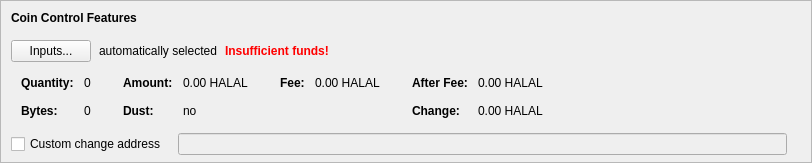
    <widget class="QFrame" name="frameCoinControl">
     <property name="sizePolicy">
      <sizepolicy hsizetype="Expanding" vsizetype="Expanding">
       <horstretch>0</horstretch>
       <verstretch>0</verstretch>
      </sizepolicy>
     </property>
     <property name="maximumSize">
      <size>
       <width>16777215</width>
       <height>16777215</height>
      </size>
     </property>
     <property name="frameShape">
      <enum>QFrame::StyledPanel</enum>
     </property>
     <property name="frameShadow">
      <enum>QFrame::Sunken</enum>
     </property>
     <layout class="QVBoxLayout" name="verticalLayoutCoinControl2">
      <property name="spacing">
       <number>0</number>
      </property>
      <property name="leftMargin">
       <number>0</number>
      </property>
      <property name="topMargin">
       <number>0</number>
      </property>
      <property name="rightMargin">
       <number>0</number>
      </property>
      <property name="bottomMargin">
       <number>6</number>
      </property>
      <item>
       <layout class="QVBoxLayout" name="verticalLayoutCoinControl" stretch="0,0,0,0,1">
        <property name="spacing">
         <number>0</number>
        </property>
        <property name="leftMargin">
         <number>10</number>
        </property>
        <property name="topMargin">
         <number>10</number>
        </property>
        <item>
         <layout class="QHBoxLayout" name="horizontalLayoutCoinControl1">
          <property name="bottomMargin">
           <number>15</number>
          </property>
          <item>
           <widget class="QLabel" name="labelCoinControlFeatures">
            <property name="sizePolicy">
             <sizepolicy hsizetype="Preferred" vsizetype="Maximum">
              <horstretch>0</horstretch>
              <verstretch>0</verstretch>
             </sizepolicy>
            </property>
            <property name="font">
             <font>
              <weight>75</weight>
              <bold>true</bold>
             </font>
            </property>
            <property name="styleSheet">
             <string notr="true">font-weight:bold;</string>
            </property>
            <property name="text">
             <string>Coin Control Features</string>
            </property>
           </widget>
          </item>
         </layout>
        </item>
        <item>
         <layout class="QHBoxLayout" name="horizontalLayoutCoinControl2" stretch="0,0,0,0">
          <property name="spacing">
           <number>8</number>
          </property>
          <property name="bottomMargin">
           <number>10</number>
          </property>
          <item>
           <widget class="QPushButton" name="pushButtonCoinControl">
            <property name="styleSheet">
             <string notr="true"/>
            </property>
            <property name="text">
             <string>Inputs...</string>
            </property>
            <property name="autoDefault">
             <bool>false</bool>
            </property>
           </widget>
          </item>
          <item>
           <widget class="QLabel" name="labelCoinControlAutomaticallySelected">
            <property name="text">
             <string>automatically selected</string>
            </property>
            <property name="margin">
             <number>5</number>
            </property>
           </widget>
          </item>
          <item>
           <widget class="QLabel" name="labelCoinControlInsuffFunds">
            <property name="font">
             <font>
              <weight>75</weight>
              <bold>true</bold>
             </font>
            </property>
            <property name="styleSheet">
             <string notr="true">color:red;font-weight:bold;</string>
            </property>
            <property name="text">
             <string>Insufficient funds!</string>
            </property>
            <property name="margin">
             <number>5</number>
            </property>
           </widget>
          </item>
          <item>
           <spacer name="horizontalSpacerCoinControl">
            <property name="orientation">
             <enum>Qt::Horizontal</enum>
            </property>
            <property name="sizeHint" stdset="0">
             <size>
              <width>40</width>
              <height>1</height>
             </size>
            </property>
           </spacer>
          </item>
         </layout>
        </item>
        <item>
         <widget class="QWidget" name="widgetCoinControl" native="true">
          <property name="sizePolicy">
           <sizepolicy hsizetype="Preferred" vsizetype="Preferred">
            <horstretch>0</horstretch>
            <verstretch>0</verstretch>
           </sizepolicy>
          </property>
          <property name="minimumSize">
           <size>
            <width>0</width>
            <height>0</height>
           </size>
          </property>
          <property name="styleSheet">
           <string notr="true"/>
          </property>
          <layout class="QHBoxLayout" name="horizontalLayoutCoinControl5">
           <property name="leftMargin">
            <number>0</number>
           </property>
           <property name="topMargin">
            <number>0</number>
           </property>
           <property name="rightMargin">
            <number>0</number>
           </property>
           <property name="bottomMargin">
            <number>0</number>
           </property>
           <item>
            <layout class="QHBoxLayout" name="horizontalLayoutCoinControl3" stretch="0,0,0,1">
             <property name="spacing">
              <number>20</number>
             </property>
             <property name="topMargin">
              <number>0</number>
             </property>
             <property name="bottomMargin">
              <number>10</number>
             </property>
             <item>
              <layout class="QFormLayout" name="formLayoutCoinControl1">
               <property name="horizontalSpacing">
                <number>10</number>
               </property>
               <property name="verticalSpacing">
                <number>14</number>
               </property>
               <property name="leftMargin">
                <number>10</number>
               </property>
               <property name="topMargin">
                <number>4</number>
               </property>
               <property name="rightMargin">
                <number>6</number>
               </property>
               <item row="0" column="0">
                <widget class="QLabel" name="labelCoinControlQuantityText">
                 <property name="font">
                  <font>
                   <weight>75</weight>
                   <bold>true</bold>
                  </font>
                 </property>
                 <property name="text">
                  <string>Quantity:</string>
                 </property>
                 <property name="margin">
                  <number>0</number>
                 </property>
                </widget>
               </item>
               <item row="0" column="1">
                <widget class="QLabel" name="labelCoinControlQuantity">
                 <property name="cursor">
                  <cursorShape>IBeamCursor</cursorShape>
                 </property>
                 <property name="contextMenuPolicy">
                  <enum>Qt::ActionsContextMenu</enum>
                 </property>
                 <property name="text">
                  <string notr="true">0</string>
                 </property>
                 <property name="margin">
                  <number>0</number>
                 </property>
                 <property name="textInteractionFlags">
                  <set>Qt::LinksAccessibleByMouse|Qt::TextSelectableByKeyboard|Qt::TextSelectableByMouse</set>
                 </property>
                </widget>
               </item>
               <item row="1" column="0">
                <widget class="QLabel" name="labelCoinControlBytesText">
                 <property name="font">
                  <font>
                   <weight>75</weight>
                   <bold>true</bold>
                  </font>
                 </property>
                 <property name="text">
                  <string>Bytes:</string>
                 </property>
                </widget>
               </item>
               <item row="1" column="1">
                <widget class="QLabel" name="labelCoinControlBytes">
                 <property name="cursor">
                  <cursorShape>IBeamCursor</cursorShape>
                 </property>
                 <property name="contextMenuPolicy">
                  <enum>Qt::ActionsContextMenu</enum>
                 </property>
                 <property name="text">
                  <string notr="true">0</string>
                 </property>
                 <property name="textInteractionFlags">
                  <set>Qt::LinksAccessibleByMouse|Qt::TextSelectableByKeyboard|Qt::TextSelectableByMouse</set>
                 </property>
                </widget>
               </item>
              </layout>
             </item>
             <item>
              <layout class="QFormLayout" name="formLayoutCoinControl2">
               <property name="horizontalSpacing">
                <number>10</number>
               </property>
               <property name="verticalSpacing">
                <number>14</number>
               </property>
               <property name="leftMargin">
                <number>6</number>
               </property>
               <property name="topMargin">
                <number>4</number>
               </property>
               <property name="rightMargin">
                <number>6</number>
               </property>
               <item row="0" column="0">
                <widget class="QLabel" name="labelCoinControlAmountText">
                 <property name="font">
                  <font>
                   <weight>75</weight>
                   <bold>true</bold>
                  </font>
                 </property>
                 <property name="text">
                  <string>Amount:</string>
                 </property>
                 <property name="margin">
                  <number>0</number>
                 </property>
                </widget>
               </item>
               <item row="0" column="1">
                <widget class="QLabel" name="labelCoinControlAmount">
                 <property name="cursor">
                  <cursorShape>IBeamCursor</cursorShape>
                 </property>
                 <property name="contextMenuPolicy">
                  <enum>Qt::ActionsContextMenu</enum>
                 </property>
                 <property name="text">
                  <string notr="true">0.00 HALAL</string>
                 </property>
                 <property name="textInteractionFlags">
                  <set>Qt::LinksAccessibleByMouse|Qt::TextSelectableByKeyboard|Qt::TextSelectableByMouse</set>
                 </property>
                </widget>
               </item>
               <item row="1" column="0">
                <widget class="QLabel" name="labelCoinControlLowOutputText">
                 <property name="font">
                  <font>
                   <weight>75</weight>
                   <bold>true</bold>
                  </font>
                 </property>
                 <property name="text">
                  <string>Dust:</string>
                 </property>
                </widget>
               </item>
               <item row="1" column="1">
                <widget class="QLabel" name="labelCoinControlLowOutput">
                 <property name="cursor">
                  <cursorShape>IBeamCursor</cursorShape>
                 </property>
                 <property name="contextMenuPolicy">
                  <enum>Qt::ActionsContextMenu</enum>
                 </property>
                 <property name="text">
                  <string notr="true">no</string>
                 </property>
                 <property name="textInteractionFlags">
                  <set>Qt::LinksAccessibleByMouse|Qt::TextSelectableByKeyboard|Qt::TextSelectableByMouse</set>
                 </property>
                </widget>
               </item>
              </layout>
             </item>
             <item>
              <layout class="QFormLayout" name="formLayoutCoinControl3">
               <property name="horizontalSpacing">
                <number>10</number>
               </property>
               <property name="verticalSpacing">
                <number>14</number>
               </property>
               <property name="leftMargin">
                <number>6</number>
               </property>
               <property name="topMargin">
                <number>4</number>
               </property>
               <property name="rightMargin">
                <number>6</number>
               </property>
               <item row="0" column="0">
                <widget class="QLabel" name="labelCoinControlFeeText">
                 <property name="font">
                  <font>
                   <weight>75</weight>
                   <bold>true</bold>
                  </font>
                 </property>
                 <property name="text">
                  <string>Fee:</string>
                 </property>
                 <property name="margin">
                  <number>0</number>
                 </property>
                </widget>
               </item>
               <item row="0" column="1">
                <widget class="QLabel" name="labelCoinControlFee">
                 <property name="cursor">
                  <cursorShape>IBeamCursor</cursorShape>
                 </property>
                 <property name="contextMenuPolicy">
                  <enum>Qt::ActionsContextMenu</enum>
                 </property>
                 <property name="text">
                  <string notr="true">0.00 HALAL</string>
                 </property>
                 <property name="textInteractionFlags">
                  <set>Qt::LinksAccessibleByMouse|Qt::TextSelectableByKeyboard|Qt::TextSelectableByMouse</set>
                 </property>
                </widget>
               </item>
              </layout>
             </item>
             <item>
              <layout class="QFormLayout" name="formLayoutCoinControl4">
               <property name="horizontalSpacing">
                <number>10</number>
               </property>
               <property name="verticalSpacing">
                <number>14</number>
               </property>
               <property name="leftMargin">
                <number>6</number>
               </property>
               <property name="topMargin">
                <number>4</number>
               </property>
               <property name="rightMargin">
                <number>6</number>
               </property>
               <item row="0" column="0">
                <widget class="QLabel" name="labelCoinControlAfterFeeText">
                 <property name="font">
                  <font>
                   <weight>75</weight>
                   <bold>true</bold>
                  </font>
                 </property>
                 <property name="text">
                  <string>After Fee:</string>
                 </property>
                 <property name="margin">
                  <number>0</number>
                 </property>
                </widget>
               </item>
               <item row="0" column="1">
                <widget class="QLabel" name="labelCoinControlAfterFee">
                 <property name="cursor">
                  <cursorShape>IBeamCursor</cursorShape>
                 </property>
                 <property name="contextMenuPolicy">
                  <enum>Qt::ActionsContextMenu</enum>
                 </property>
                 <property name="text">
                  <string notr="true">0.00 HALAL</string>
                 </property>
                 <property name="textInteractionFlags">
                  <set>Qt::LinksAccessibleByMouse|Qt::TextSelectableByKeyboard|Qt::TextSelectableByMouse</set>
                 </property>
                </widget>
               </item>
               <item row="1" column="0">
                <widget class="QLabel" name="labelCoinControlChangeText">
                 <property name="font">
                  <font>
                   <weight>75</weight>
                   <bold>true</bold>
                  </font>
                 </property>
                 <property name="text">
                  <string>Change:</string>
                 </property>
                </widget>
               </item>
               <item row="1" column="1">
                <widget class="QLabel" name="labelCoinControlChange">
                 <property name="cursor">
                  <cursorShape>IBeamCursor</cursorShape>
                 </property>
                 <property name="contextMenuPolicy">
                  <enum>Qt::ActionsContextMenu</enum>
                 </property>
                 <property name="text">
                  <string notr="true">0.00 HALAL</string>
                 </property>
                 <property name="textInteractionFlags">
                  <set>Qt::LinksAccessibleByMouse|Qt::TextSelectableByKeyboard|Qt::TextSelectableByMouse</set>
                 </property>
                </widget>
               </item>
              </layout>
             </item>
            </layout>
           </item>
          </layout>
         </widget>
        </item>
        <item>
         <layout class="QHBoxLayout" name="horizontalLayoutCoinControl4" stretch="0,0,0">
          <property name="spacing">
           <number>12</number>
          </property>
          <property name="sizeConstraint">
           <enum>QLayout::SetDefaultConstraint</enum>
          </property>
          <property name="topMargin">
           <number>5</number>
          </property>
          <property name="rightMargin">
           <number>5</number>
          </property>
          <item>
           <widget class="QCheckBox" name="checkBoxCoinControlChange">
            <property name="toolTip">
             <string>If this is activated, but the change address is empty or invalid, change will be sent to a newly generated address.</string>
            </property>
            <property name="text">
             <string>Custom change address</string>
            </property>
           </widget>
          </item>
          <item>
           <widget class="QValidatedLineEdit" name="lineEditCoinControlChange">
            <property name="enabled">
             <bool>false</bool>
            </property>
            <property name="sizePolicy">
             <sizepolicy hsizetype="Expanding" vsizetype="Fixed">
              <horstretch>0</horstretch>
              <verstretch>0</verstretch>
             </sizepolicy>
            </property>
           </widget>
          </item>
          <item>
           <widget class="QLabel" name="labelCoinControlChangeLabel">
            <property name="sizePolicy">
             <sizepolicy hsizetype="Preferred" vsizetype="Expanding">
              <horstretch>0</horstretch>
              <verstretch>0</verstretch>
             </sizepolicy>
            </property>
            <property name="minimumSize">
             <size>
              <width>0</width>
              <height>0</height>
             </size>
            </property>
            <property name="text">
             <string/>
            </property>
            <property name="margin">
             <number>3</number>
            </property>
           </widget>
          </item>
         </layout>
        </item>
        <item>
         <spacer name="verticalSpacerCoinControl">
          <property name="orientation">
           <enum>Qt::Vertical</enum>
          </property>
          <property name="sizeHint" stdset="0">
           <size>
            <width>800</width>
            <height>1</height>
           </size>
          </property>
         </spacer>
        </item>
       </layout>
      </item>
     </layout>
    </widget>
